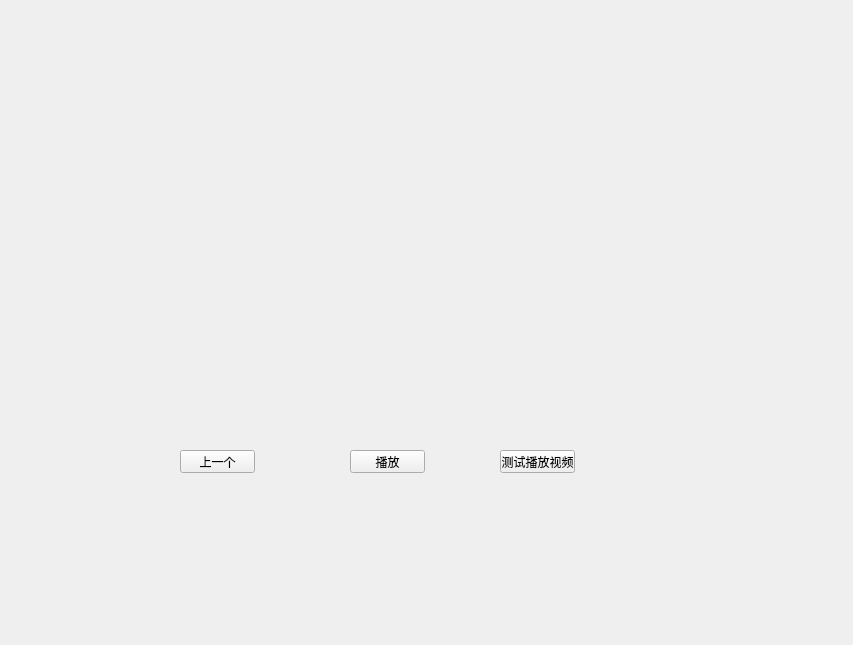
<?xml version="1.0" encoding="UTF-8"?>
<ui version="4.0">
 <class>ViewingFilm</class>
 <widget class="QWidget" name="ViewingFilm">
  <property name="geometry">
   <rect>
    <x>0</x>
    <y>0</y>
    <width>853</width>
    <height>645</height>
   </rect>
  </property>
  <property name="windowTitle">
   <string>Form</string>
  </property>
  <widget class="QLabel" name="displayM">
   <property name="geometry">
    <rect>
     <x>50</x>
     <y>70</y>
     <width>791</width>
     <height>321</height>
    </rect>
   </property>
   <property name="autoFillBackground">
    <bool>true</bool>
   </property>
   <property name="text">
    <string/>
   </property>
   <property name="scaledContents">
    <bool>true</bool>
   </property>
  </widget>
  <widget class="QPushButton" name="play">
   <property name="geometry">
    <rect>
     <x>350</x>
     <y>450</y>
     <width>75</width>
     <height>23</height>
    </rect>
   </property>
   <property name="text">
    <string>播放</string>
   </property>
  </widget>
  <widget class="QPushButton" name="previous">
   <property name="geometry">
    <rect>
     <x>180</x>
     <y>450</y>
     <width>75</width>
     <height>23</height>
    </rect>
   </property>
   <property name="text">
    <string>上一个</string>
   </property>
  </widget>
  <widget class="QPushButton" name="next">
   <property name="geometry">
    <rect>
     <x>500</x>
     <y>450</y>
     <width>75</width>
     <height>23</height>
    </rect>
   </property>
   <property name="text">
    <string>测试播放视频</string>
   </property>
  </widget>
 </widget>
 <resources/>
 <connections/>
</ui>
